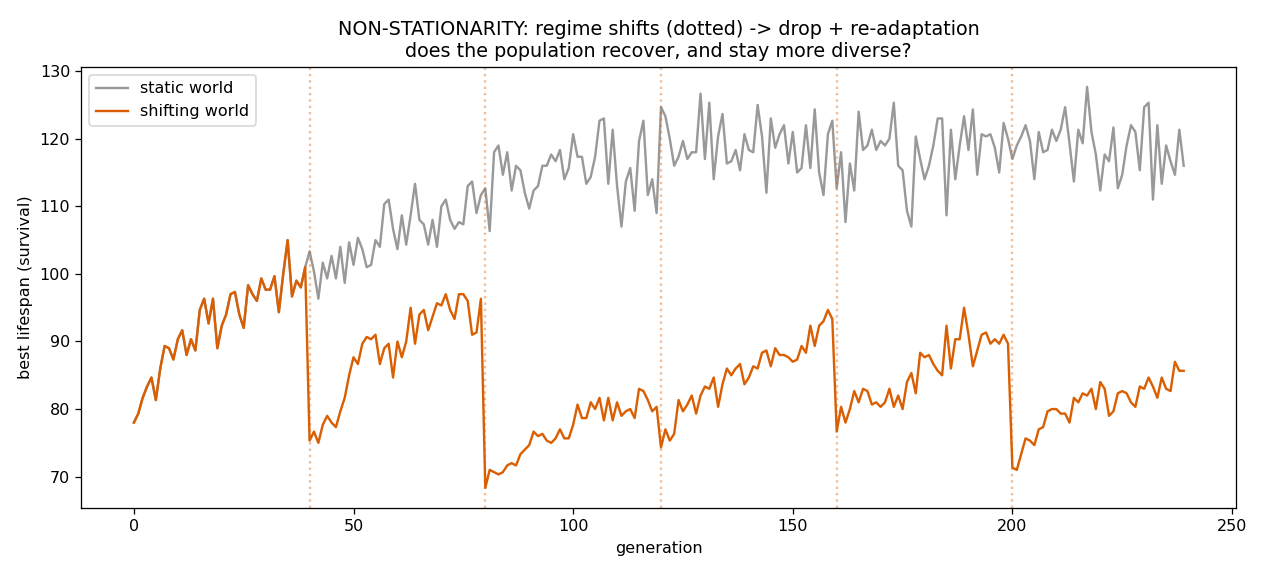

Generate this figure with Python:
"""FRESH LAW on an untouched axis: NON-STATIONARITY -> ADAPTABILITY/plasticity.

Every prior law is STATIC: the world's rules hold for all of evolution, so the
population can converge hard. Here the world's structure SHIFTS periodically (the
long-range periodic block is regenerated every SHIFT_EVERY gens). A population that
over-converges to one regime is stranded when it changes; survival now rewards
ADAPTABILITY -- standing diversity (bet-hedging insurance) and fast re-learning.
This targets a capability orthogonal to memory/perception: evolvability itself.

Compare STATIC vs SHIFTING. Read emergent population structure + recovery dynamics
(read the state, not accuracy):
  - standing diversity (distinct dominant behaviours) -- does churn keep it high?
  - post-shift DROP and RECOVERY of best survival -- can it re-adapt at all?
"""
# --- EEC path bootstrap: shared engine + corpus live in EEC/engine ---
import os as _o, sys as _s
_s.path.insert(0, _o.path.join(_o.path.dirname(_o.path.abspath(__file__)), "..", "..", "engine"))

import os
import numpy as np
import matplotlib
matplotlib.use("Agg")
import matplotlib.pyplot as plt
import run_matrix as RM
import mind as MIND
from mind import Mind, RENT, START_ENERGY, reproduce
from evolve import POP_SIZE

GENS = int(os.environ.get("EEC_MGENS", "240"))
SEG = int(os.environ.get("EEC_SEGLR", "400"))
SHIFT_EVERY = int(os.environ.get("EEC_SHIFT", "40"))
# tighten energy so survival DEPENDS on exploiting the current regime (else
# survival saturates at seg and a regime shift is invisible)
START = float(os.environ.get("EEC_E0", str(START_ENERGY)))
ALPH, BLK, NOISE = 6, 24, 0.05
HERE = _o.path.dirname(_o.path.abspath(__file__))


def make_world(rng, n=120000):
    block = rng.integers(0, ALPH, BLK)
    stream = np.tile(block, n // BLK + 1)[:n].copy()
    mloc = rng.random(n) < NOISE
    stream[mloc] = rng.integers(0, ALPH, mloc.sum())
    return stream.astype(np.int32)


def life_of(m, seg):
    S = m.run_states(m.E[seg])
    preds = (S @ m.W_out[:m.M, :] + m.b_out).argmax(1)
    hits = preds[:-1] == seg[1:]
    cum = np.cumsum(RENT * m.M + (~hits))
    return len(hits) if cum[-1] < START else int(np.searchsorted(cum, START)) + 1


def diversity(pop, world, rng):
    start = int(rng.integers(0, len(world) - SEG - 1)); seg = world[start:start + SEG]
    dom = [int(np.bincount((m.run_states(m.E[seg]) @ m.W_out[:m.M, :] + m.b_out).argmax(1)).argmax())
           for m in pop]
    return len(set(dom))


def run(shifting, seed):
    MIND.DECAY = 1.0
    rng = np.random.default_rng(seed)
    world = make_world(np.random.default_rng(1000 + seed))
    pop = [Mind(ALPH, rng) for _ in range(POP_SIZE)]
    best_hist, shift_gens = [], []
    for gen in range(GENS):
        if shifting and gen > 0 and gen % SHIFT_EVERY == 0:
            world = make_world(np.random.default_rng(7000 + seed * 99 + gen))   # regime change
            shift_gens.append(gen)
        start = int(rng.integers(0, len(world) - SEG - 1)); seg = world[start:start + SEG]
        lives = np.array([life_of(m, seg) for m in pop])
        best_hist.append(int(lives.max()))
        pop = reproduce(pop, lives, rng)
    div = diversity(pop, world, np.random.default_rng(seed + 50))
    return np.array(best_hist), shift_gens, div


def recovery_stats(hist, shifts):
    """For each shift: pre = mean of 3 gens before; drop = gen right after; rec = mean 5 gens later."""
    drops, recs = [], []
    for g in shifts:
        if g + 6 >= len(hist):
            continue
        pre = hist[g - 3:g].mean()
        drop = hist[g]                       # first gen on the new regime
        rec = hist[g + 1:g + 6].mean()
        if pre > 0:
            drops.append((pre - drop) / pre)
            recs.append(rec / pre)
    return float(np.mean(drops)) if drops else 0.0, float(np.mean(recs)) if recs else 0.0


def main():
    print(f"gens={GENS} seg={SEG} shift_every={SHIFT_EVERY} | long-range V={ALPH}")
    out = {}
    for mode in ["static", "shifting"]:
        divs, drops, recs, hists = [], [], [], []
        for seed in [0, 1, 2]:
            hist, shifts, div = run(mode == "shifting", seed)
            divs.append(div)
            if mode == "shifting":
                d, r = recovery_stats(hist, shifts); drops.append(d); recs.append(r)
            hists.append(hist)
        out[mode] = dict(div=np.mean(divs), drop=np.mean(drops) if drops else 0.0,
                         rec=np.mean(recs) if recs else 0.0, hist=np.mean(hists, axis=0),
                         shifts=shifts if mode == "shifting" else [])
        if mode == "shifting":
            print(f"  {mode:8}: standing_diversity={out[mode]['div']:.1f} | "
                  f"per-shift DROP={out[mode]['drop']:.2f} RECOVERY_ratio={out[mode]['rec']:.2f} "
                  f"(1.0=full recovery to pre-shift survival)")
        else:
            print(f"  {mode:8}: standing_diversity={out[mode]['div']:.1f}")

    print("\n===== ADAPTABILITY =====")
    print(f"  standing diversity:  static {out['static']['div']:.1f} -> shifting {out['shifting']['div']:.1f}")
    print(f"  shifting recovers to {out['shifting']['rec']*100:.0f}% of pre-shift survival after a regime change "
          f"(drop {out['shifting']['drop']*100:.0f}%).")

    fig, ax = plt.subplots(figsize=(11, 5))
    ax.plot(out["static"]["hist"], color="#999", label="static world")
    ax.plot(out["shifting"]["hist"], color="#d95f02", label="shifting world")
    for g in out["shifting"]["shifts"]:
        ax.axvline(g, color="#d95f02", ls=":", alpha=0.4)
    ax.set_xlabel("generation"); ax.set_ylabel("best lifespan (survival)")
    ax.set_title("NON-STATIONARITY: regime shifts (dotted) -> drop + re-adaptation\n"
                 "does the population recover, and stay more diverse?")
    ax.legend()
    plt.tight_layout()
    p = _o.path.join(HERE, "nonstationary.png")
    plt.savefig(p, dpi=115); print("\nsaved", p)


if __name__ == "__main__":
    main()
